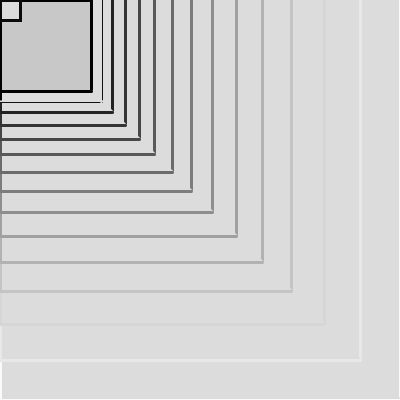
Frame 1 (no input)
Frame 60 (the mouse pressed at the canvas centre just before this capture): identical to frame 1, image omitted
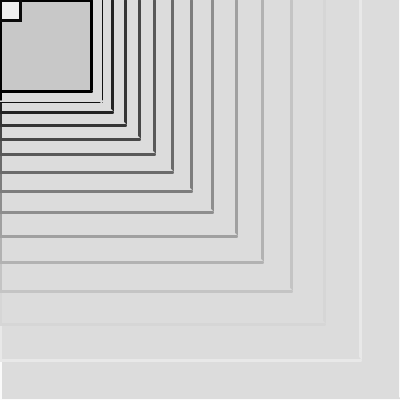
Frame 120 (the mouse held since frame 60 and released just before this capture)

The Processing sketch that drew these frames (run headless with seeded random() and noise(); from frame 60 on, the mouse is pressed at the canvas centre):

// Processing sketch: MovingSquares1_V5
// ── MovingSquares1_V5.pde
Canvas Canv1;

void settings()
{
  size(400, 400);
  
  //fullScreen();
  
}

void setup() 
{
  surface.setTitle("MovingSquares1 V5");
  surface.setResizable(false);
  surface.setLocation(100, 100);
  
  Canv1 = new Canvas();
   
}

void draw() 
{
  /// Reset the Windows background from the past loop.
  background(200);
  
  Canv1.Update();
  Canv1.Render();
}

// ── BoundRect.pde
class BoundRect extends Rectangle
{
  
///--------------------------------------------------------------------------------------------------------------------------
  
  BoundRect()
  {
    
    
  }
  
///--------------------------------------------------------------------------------------------------------------------------
  
  void Render()
  {
    super.Render(-1);
    
    
  }
  
///--------------------------------------------------------------------------------------------------------------------------
  
}

// ── Canvas.pde
class Canvas 
{
  /// Variables
    /// This variable must be at least one
    private final int RectCount = 15;
    private final float MinPercent = 0.9;
    private final float MaxPercent = 0.9;
    
    MouseRect MR1;
    BoundRect BRArr[];
  
///--------------------------------------------------------------------------------------------------------------------------
  
  Canvas()
  {
    /// Create a Mouse Rect in memory and call the constructor.
      MR1 = new MouseRect();
      MR1.sz = new PVector(width *0.05, height *0.05);
      //MR1.SetAbvVectors();
    
    /// Create a Bound Rect in memory with the array size
      BRArr = new BoundRect[RectCount];
    
    BRArr[RectCount -1] = new BoundRect();
    BRArr[RectCount -1].sz = new PVector(width, height);
    BRArr[RectCount -1].sqInsideCol[0] = color(250);
    
    /// This for loop calls the constructor function for all the bound rects.
    for (int Lp0 = RectCount -2; Lp0 >= 0; Lp0--)
    {
      BRArr[Lp0] = new BoundRect();
      BRArr[Lp0].sz = new PVector(random(BRArr[Lp0 +1].sz.x *MinPercent, BRArr[Lp0 +1].sz.x *MaxPercent), 
                                  random(BRArr[Lp0 +1].sz.y *MinPercent, BRArr[Lp0 +1].sz.y *MaxPercent) );
      BRArr[Lp0].sqInsideCol[0] = color(Lp0 *(250 /(RectCount -1.0) ) );//color(Lp0 *(250 /(RectCount -1.0) ) );// random(10, 250), random(10, 250), random(10, 250), 100 
      
    }
    BRArr[RectCount -1].SetAbvVectors(BRArr[RectCount -2].pos, BRArr[RectCount -2].sz);
    
  }
  
///--------------------------------------------------------------------------------------------------------------------------
  
  void Update()
  {
    MR1.Update();
    
    for (int Lp0 = 0; Lp0 < RectCount; Lp0++)
    {
      if (Lp0 < RectCount -1)
      {
        /// Lp0 = Mouse for the first thing in array after the mouse
        if (Lp0 == 0)
        {
          if (!CordsInsideSq(MR1.pos, MR1.sz, BRArr[Lp0].pos, BRArr[Lp0].sz) )
          {
            BRArr[Lp0].pos = CalcPos(MR1.pos, MR1.sz, BRArr[Lp0].pos, BRArr[Lp0].sz);
            BRArr[Lp0].SetAbvVectors(MR1.pos, MR1.sz);
            
          }
          
        }/// End of I-0
        /// Regular Rectangles
        else if (!CordsInsideSq(BRArr[Lp0 -1].pos, BRArr[Lp0 -1].sz, BRArr[Lp0].pos, BRArr[Lp0].sz) )
        {
          BRArr[Lp0].pos = CalcPos(BRArr[Lp0 -1].pos, BRArr[Lp0 -1].sz, BRArr[Lp0].pos, BRArr[Lp0].sz);
          BRArr[Lp0].SetAbvVectors(BRArr[Lp0 -1].pos, BRArr[Lp0 -1].sz);
          
        }/// End of EI-0
        
      }/// End of I-0
      
    }/// End of F-0
    
  }/// End of V-0
  
///--------------------------------------------------------------------------------------------------------------------------
  
  void Render()
  {
    /// This for loop calls the render function for all the Bound Rects.
    for (int Lp0 = RectCount -1; Lp0 >= 0; Lp0--)
    {
      BRArr[Lp0].Render();
      
    }
    
    MR1.Render();
    
  }
  
///--------------------------------------------------------------------------------------------------------------------------
    
  PVector CalcPos(PVector inPos1, PVector inSz1, PVector inPos2, PVector inSz2)
  {
    PVector outCalPV = inPos2;//new PVector(0, 0);
    
    /// Left
    if (inPos1.x < inPos2.x)
    {
      if (outCalPV.x -((inPos2.x) -inPos1.x) >= 0)
        outCalPV.x -= ((inPos2.x) -inPos1.x );
      else 
         outCalPV.x = 0;
      
    }
    /// Right
    /// Check if the lvl 1 box is still inside of it in the Right direction.
    else if (inPos1.x +inSz1.x > inPos2.x +inSz2.x)
    {
      if (outCalPV.x +((inPos1.x +inSz1.x) -(inPos2.x +inSz2.x) ) < width -inSz2.x)
        outCalPV.x += ((inPos1.x +inSz1.x) -(inPos2.x +inSz2.x) );//inPos1.x +inSz1.x;
      else 
         outCalPV.x = width -inSz2.x;
      
    }
    
    /// Left
    if (inPos1.y < inPos2.y)
    {
      if (outCalPV.y -((inPos2.y) -inPos1.y) >= 0)
        outCalPV.y -= ((inPos2.y) -inPos1.y );
      else 
         outCalPV.y = 0;
      
    }
    /// Right
    /// Check if the lvl 1 box is still inside of it in the Right direction.
    else if (inPos1.y +inSz1.y > inPos2.y +inSz2.y)
    {
      if (outCalPV.y +((inPos1.y +inSz1.y) -(inPos2.y +inSz2.y) ) < height -inSz2.y)
        outCalPV.y += ((inPos1.y +inSz1.y) -(inPos2.y +inSz2.y) );//inPos1.y +inSz1.y;
      else 
         outCalPV.y = height -inSz2.y;
      
    }
      
    ///// Up
    //if (inPos1.y < inPos2.y)
    //{
    //  if (outCalPV.y +(inPos1.y -(inPos2.y) ) > 0)
    //    outCalPV.y += (inPos1.y -(inPos2.y) );
    //  else 
    //     outCalPV.y = 0;
      
    //}
    ///// Down
    //else if (inPos1.y +inSz1.y > inPos2.y +inSz2.y)
    //{
    //  if (outCalPV.y +(inPos1.y -(inPos2.y +inSz2.y) ) < height -inSz1.y)
    //    outCalPV.y += (inPos1.y -(inPos2.y +inSz2.y) );//inPos1.y +inSz1.y;
    //  else 
    //     outCalPV.y = height -inSz1.y;
      
    //}
      
    
    return outCalPV;
  }
      
///--------------------------------------------------------------------------------------------------------------------------------

  /// This function finds out if the mouse is inside the square.
  boolean CordsInsideSq(PVector inPos1, PVector inSz1, PVector inPos2, PVector inSz2)
  {
  //  if (mouseX >= sqPos.x && mouseX <= sqPos.x +sqSz.x && mouseY >= sqPos.y && mouseY <= sqPos.y +sqSz.y)
  //    return true;
      /// Check to see if one of the mouse's cords are out of bounds of the square. This is faster then the other if statement above.
      if (inPos1.x < inPos2.x || inPos1.x +inSz1.x > inPos2.x +inSz2.x || inPos1.y < inPos2.y || inPos1.y +inSz1.y > inPos2.y +inSz2.y)
          return false;
      
      return true;
    
  }
    
///--------------------------------------------------------------------------------------------------------------------------
  
}

// ── MouseRect.pde
class MouseRect extends Rectangle
{
  MouseRect ()
  {
    
    
  }
  
///--------------------------------------------------------------------------------------------------------------------------------
  
  /// This function updates the square like it's position and render.
  void Update()
  {
    /// I-0 Check to see if the mouse is inside the square.
    if (MouseInsideSq() )
    {
      /// Check to see if the mouse is being pressed, if so then the mouse is inside already and is being pressed so set mouse activated to true.
      if (mousePressed)
        mouseAct = true;
      
    } /// I-0
    /// E-0 Else then the mouse isn't in the square so run this function.
    else
    {
      /// Check to see if the mouse activated boolean is true, if so then update the square position because the mouse has been locked on the square.
      if (mouseAct)
        NewSqPos();
        
      /// Check if the mouse isn't being pressed, if so then set mouse activated to false.
      if (mouseAct && !mousePressed)
        mouseAct = false;
      
    } /// E-0
    
  }
///--------------------------------------------------------------------------------------------------------------------------------
  
  /// This function updates the square like it's position and render.
  void Render()
  {
    /// I-0 Check to see if the mouse is inside the square.
    if (MouseInsideSq() )
    {
      /// Render the square to the window.
      super.Render(1);
      
    } /// I-0
    /// E-0 Else then the mouse isn't in the square so run this function.
    else
    {
      super.Render(0);
        
    } /// E-0
    
  }
  
///--------------------------------------------------------------------------------------------------------------------------------

  /// This function finds out if the mouse is inside the square.
  boolean MouseInsideSq()
  {
  //  if (mouseX >= pos.x && mouseX <= pos.x +sz.x && mouseY >= pos.y && mouseY <= pos.y +sz.y)
  //    return true;
      /// Check to see if one of the mouse's cords are out of bounds of the square. This is faster then the other if statement above.
      if (mouseX < pos.x || mouseX > pos.x +sz.x || mouseY < pos.y || mouseY > pos.y +sz.y)
          return false;
      
      return true;
    
  }
  
///--------------------------------------------------------------------------------------------------------------------------------

  /// This function finds the new square position and updates it releative to the mouses new position.
  void NewSqPos()
  {
      //PVector posCen = new PVector(pos.x +sz.x /2, pos.y +sz.y /2);
      
  //    pos = ;
  
    /// I-0 Check to see if the mouse has moved since the last update, and if so then update the squares position.
    if (mouseX != pmouseX || mouseY != pmouseY)
    {
      /// I-1 UP from Square center
      if (mouseY < pos.y)
      {
        if (pos.y +(mouseY -pos.y) *sqMoveSpeed > 0)
          pos.y += (mouseY -pos.y) *sqMoveSpeed;
        else
          pos.y = 0;
          
      }
      /// I-1 RIGHT from Square center
      if (mouseX > pos.x +sz.x)
      {
        if (pos.x +(mouseX -(pos.x +sz.x) ) *sqMoveSpeed < width -sz.x)
          pos.x += (mouseX -(pos.x +sz.x) ) *sqMoveSpeed;
        else
          pos.x = width -sz.x;
          
      }
          
      /// I-1 DOWN from Square center
      if (mouseY > pos.y +sz.y)
      {
        if (pos.y +(mouseY -(pos.y +sz.y) ) *sqMoveSpeed < height -sz.y)
          pos.y += (mouseY -(pos.y +sz.y) ) *sqMoveSpeed;
        else
          pos.y = height -sz.y;
          
      }
          
      /// I-1 LEFT from Square center
      if (mouseX < pos.x)
      {
        if (pos.x +(mouseX -pos.x) *sqMoveSpeed > 0)
          pos.x += (mouseX -pos.x) *sqMoveSpeed;
        else
          pos.x = 0;
          
      }
      
    }/// I-0  
    
  }
  
}

// ── Rectangle.pde
/// C-0
class Rectangle
{
  PVector pos, sz, abvPos, abvSz;
  color sqInsideCol[], sqEdgeCol;
  final float sqMoveSpeed = 0.2;
  
  boolean mouseAct;
  
  Rectangle()
  {
    pos = new PVector(0, 0);
    sz  = new PVector(100, 100);
    abvPos = new PVector(0, 0);
    abvSz  = new PVector(100, 100);
    sqInsideCol = new color[2];
    sqInsideCol[0] = color(240);
    sqInsideCol[1] = color(220);
    sqEdgeCol   = color(10);
    mouseAct = false;
    
  }
  
///--------------------------------------------------------------------------------------------------------------------------------

  void SetAbvVectors(PVector inAbvPos, PVector inAbvSz)
  {
    abvPos = inAbvPos;
    abvSz = inAbvSz;
    
  }
  
///--------------------------------------------------------------------------------------------------------------------------------

  /// This function renders the square to the Window, and it has a different fill color depending on what was passed in for it's fill color.
  void Render(int inSqInCol)
  {
      
      if (inSqInCol != -1)
      {
        fill(sqInsideCol[inSqInCol]);
        stroke(sqEdgeCol);
        rect(pos.x, pos.y, sz.x, sz.y);
        
      }
      else
      {
        for (int Lp0 = 0; Lp0 < 4; Lp0++)
        {
          strokeWeight(3);
          //noStroke();
          if (Lp0 == 0 || Lp0 == 3)
          {
            fill(sqInsideCol[0]);//color(160) );//
            stroke(sqInsideCol[0]);//color(240) );//
            
          }
          else
          {
            fill(sqInsideCol[1]);//color(240) );//
            stroke(sqInsideCol[1]);//color(160) );//
            
          }
          
          switch(Lp0)
          {
            case 0:
                quad(pos.x, pos.y, abvPos.x, abvPos.y, abvPos.x +abvSz.x, abvPos.y, pos.x +sz.x, pos.y);
                stroke(sqInsideCol[0]);
                line(pos.x, pos.y, pos.x +sz.x, pos.y);
              break;
            case 1:
                quad(abvPos.x +abvSz.x, abvPos.y, abvPos.x +abvSz.x, abvPos.y +abvSz.y, pos.x +sz.x, pos.y +sz.y, pos.x +sz.x, pos.y);
                stroke(sqInsideCol[0]);
                line(pos.x +sz.x, pos.y, pos.x +sz.x, pos.y +sz.y);
              break;
            case 2:
                quad(abvPos.x, abvPos.y +abvSz.y, pos.x, pos.y +sz.y, pos.x +sz.x, pos.y +sz.y, abvPos.x +abvSz.x, abvPos.y +abvSz.y);
                stroke(sqInsideCol[0]);
                line(pos.x +sz.x, pos.y +sz.y, pos.x, pos.y +sz.y);
              break;
            case 3:
                quad(pos.x, pos.y, pos.x, pos.y +sz.y, abvPos.x, abvPos.y +abvSz.y, abvPos.x, abvPos.y);
                stroke(sqInsideCol[0]);
                line(pos.x, pos.y +sz.y, pos.x, pos.y);
              break;
          }
          
        }
        //noFill();
        //stroke(sqEdgeCol);
        //rect(pos.x, pos.y, sz.x, sz.y);
      
      }
      
  }
  
  
} /// C-0
